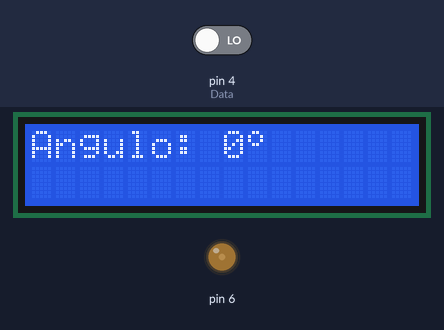
Simulated run of this sketch. Board: Arduino Uno, built with avr-gcc and run on an emulated ATmega328P. On the bench: 16×2 character LCD, output pins drawn as LEDs (lit = HIGH). Inputs (shaded band) come from the test bench; at power-on: pin 4 (Data) LOW. Pins used as bus, display or sensor lines are not drawn; what the sketch prints to the serial monitor is not drawn.

Above: at 1.3 s.
1.4 s: pin 4 (Data) driven HIGH
At 2.1 s:
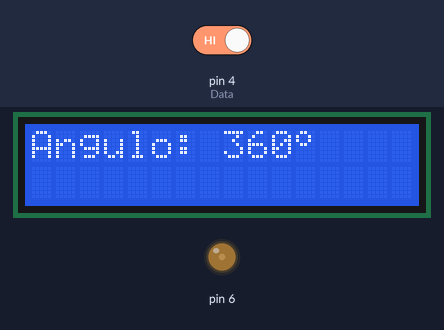
Timing chart, 0 to 4.4 s (numbered marks = the images above; inputs shaded):
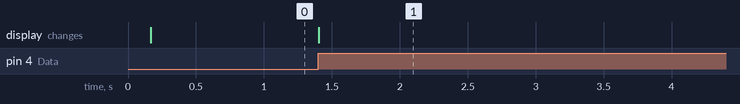

Measured:
- after the input at 1.4 s, the display: changes at once (image 1)

The sketch:

Encoder_LCD.ino
```cpp
#include <LiquidCrystal.h>

LiquidCrystal lcd(3, 2, 12, 11, 10, 9);

int clk = 8;
int Data = 4;
int csn = 7;
char D11 = 0;
char D10 = 0;
char D9 = 0;
char D8 = 0;
char D7 = 0;
char D6 = 0;
char D5 = 0;
char D4 = 0;
char D3 = 0;
char D2 = 0;
char D1 = 0;
char D0 = 0;
int Resposta;
float Angulo;

byte smiley[8] = {
  B01100,
  B10010,
  B10010,
  B01100,
  B00000,
  B00000,
  B00000,
};


void setup()
{
  Serial.begin(115200);

  pinMode(clk, OUTPUT);
  pinMode(Data, INPUT);
  pinMode(csn, OUTPUT);

  analogWrite(6,50);

  lcd.createChar(0, smiley);
  lcd.begin(16, 2);


  delay(100);
}

void loop() {
  digitalWrite(clk,HIGH);
  digitalWrite(csn,HIGH);
  delayMicroseconds(1);

  digitalWrite(csn,LOW);
  delayMicroseconds(1);

  digitalWrite(clk,LOW);
  delayMicroseconds(1);
  digitalWrite(clk,HIGH);
  D11 = digitalRead(Data);
  delayMicroseconds(1);

  digitalWrite(clk,LOW);
  delayMicroseconds(1);
  digitalWrite(clk,HIGH);
  D10 = digitalRead(Data);
  delayMicroseconds(1);

  digitalWrite(clk,LOW);
  delayMicroseconds(1);
  digitalWrite(clk,HIGH);
  D9 = digitalRead(Data);
  delayMicroseconds(1);

  digitalWrite(clk,LOW);
  delayMicroseconds(1);
  digitalWrite(clk,HIGH);
  D8 = digitalRead(Data);
  delayMicroseconds(1);

  digitalWrite(clk,LOW);
  delayMicroseconds(1);
  digitalWrite(clk,HIGH);
  D7 = digitalRead(Data);
  delayMicroseconds(1);

  digitalWrite(clk,LOW);
  delayMicroseconds(1);
  digitalWrite(clk,HIGH);
  D6 = digitalRead(Data);
  delayMicroseconds(1);

  digitalWrite(clk,LOW);
  delayMicroseconds(1);
  digitalWrite(clk,HIGH);
  D5 = digitalRead(Data);
  delayMicroseconds(1);

  digitalWrite(clk,LOW);
  delayMicroseconds(1);
  digitalWrite(clk,HIGH);
  D4 = digitalRead(Data);
  delayMicroseconds(1);

  digitalWrite(clk,LOW);
  delayMicroseconds(1);
  digitalWrite(clk,HIGH);
  D3 = digitalRead(Data);
  delayMicroseconds(1);

  digitalWrite(clk,LOW);
  delayMicroseconds(1);
  digitalWrite(clk,HIGH);
  D2 = digitalRead(Data);
  delayMicroseconds(1);

  digitalWrite(clk,LOW);
  delayMicroseconds(1);
  digitalWrite(clk,HIGH);
  D1 = digitalRead(Data);
  delayMicroseconds(1);

  digitalWrite(clk,LOW);
  delayMicroseconds(1);
  digitalWrite(clk,HIGH);
  D0 = digitalRead(Data);
  delayMicroseconds(1);

  Resposta = 2048*D11 + 1024*D10 + 512*D9 + 256*D8 + 128*D7 + 64*D6 + 32*D5 + 16*D4 + 8*D3 + 4*D2 + 2*D1 + 1*D0;

  Angulo = 0.087890625*Resposta;

  Serial.println(Angulo,3);


  lcd.setCursor(0,0);
  lcd.print("Angulo: ");
  lcd.print(Angulo,0);
  lcd.write(byte(0));
  lcd.print("   ");

}
```
